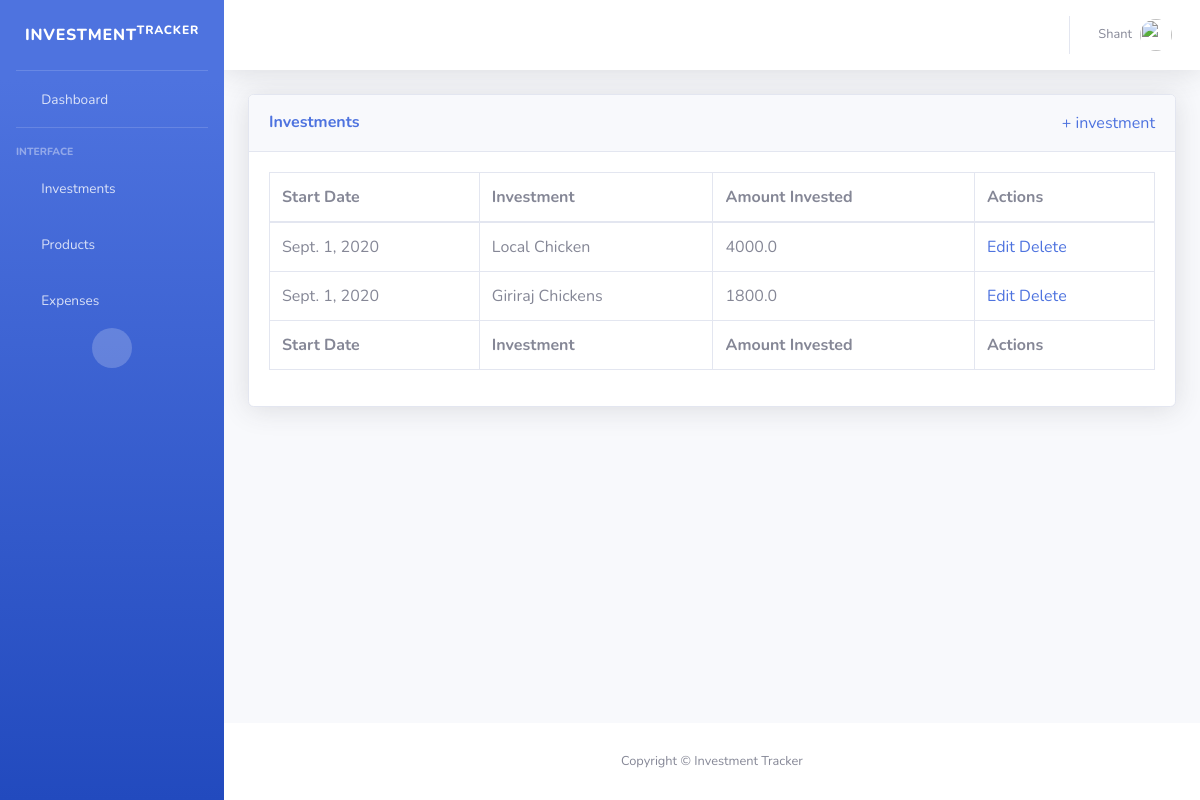
Before: / with the older database file.
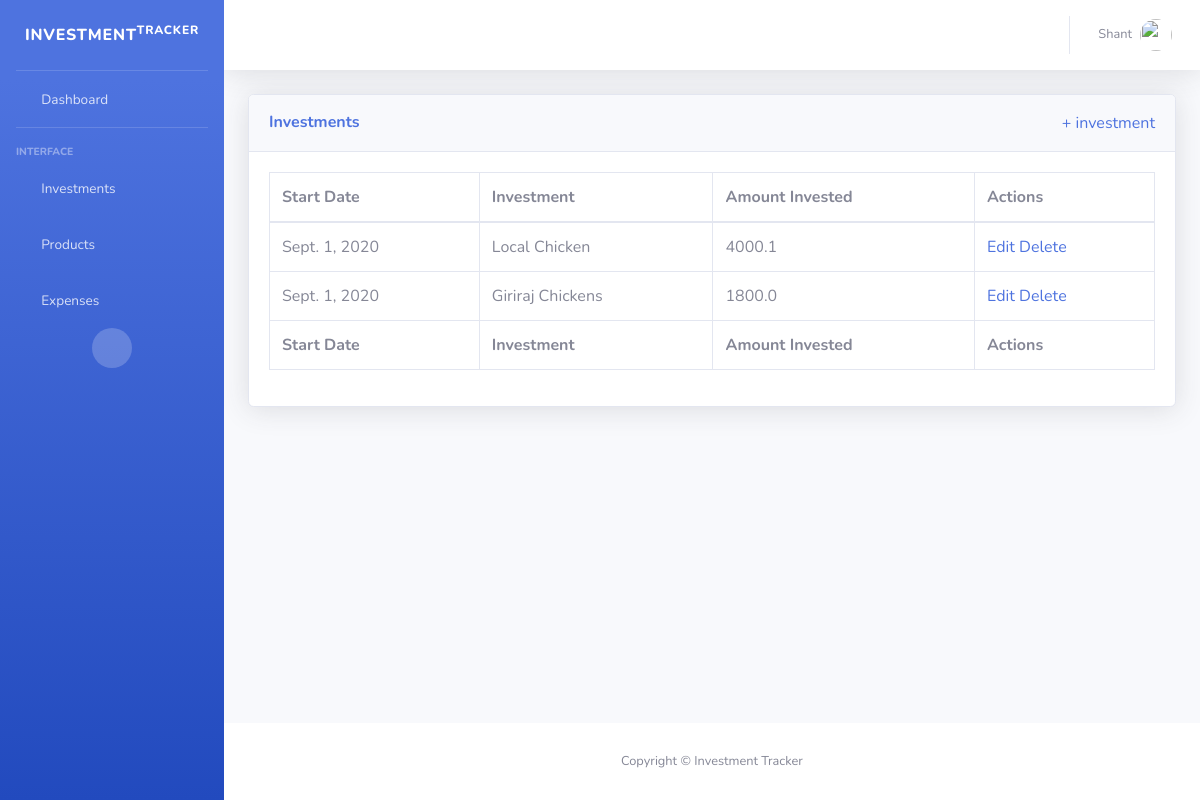
After: the same page with the newer database file.
### core/models.py (models this page shows, shortened)
class Investment(models.Model):
    name = models.CharField(max_length=100)
    start_date = models.DateField()
    initial_amount_invested = models.FloatField()

### core/views.py (the view)
# urls.py: path('', views.investment_stat, name='investment_stat'),
def investment_stat(request):
    investments = Investment.objects.all()
    return render(request, 'investments.html', {'investments': investments})

### core/templates/investments.html
{% extends 'base.html' %}
{% block content %}
<div class="container-fluid">
    <div class="card shadow mb-4">
        <div class="card-header py-3 d-flex flex-row align-items-center justify-content-between">
            <h6 class="m-0 font-weight-bold text-primary">Investments</h6>
            <a href="{% url 'add_investment' %}">+ investment</a>
        </div>
        <div class="card-body">
            <div class="table-responsive">
                <table class="table table-bordered" id="dataTable" width="100%" cellspacing="0">
                    <thead>
                        <tr>
                            <th>Start Date</th>
                            <th>Investment</th>
                            <th>Amount Invested</th>
                            <th>Actions</th>
                        </tr>
                    </thead>
                    <tfoot>
                        <tr>
                            <th>Start Date</th>
                            <th>Investment</th>
                            <th>Amount Invested</th>
                            <th>Actions</th>
                        </tr>
                    </tfoot>
                    <tbody>
                        {% for investment in investments %}
                        <tr>
                            <td>{{investment.start_date}}</td>
                            <td>{{investment.name}}</td>
                            <td>{{investment.initial_amount_invested}}</td>
                            <td>
                                <a href="{% url 'edit_investment' investment.id %}">Edit</a>
                                <a href="{% url 'delete_investment' investment.id %}">Delete</a>
                            </td>
                        </tr>
                        {% endfor %}
                    </tbody>
                </table>
            </div>
        </div>
    </div>
</div>
{% endblock %}

Changed rows visible on the page:
changed Investment "Local Chicken": initial_amount_invested "4000.0" → "4000.1"
